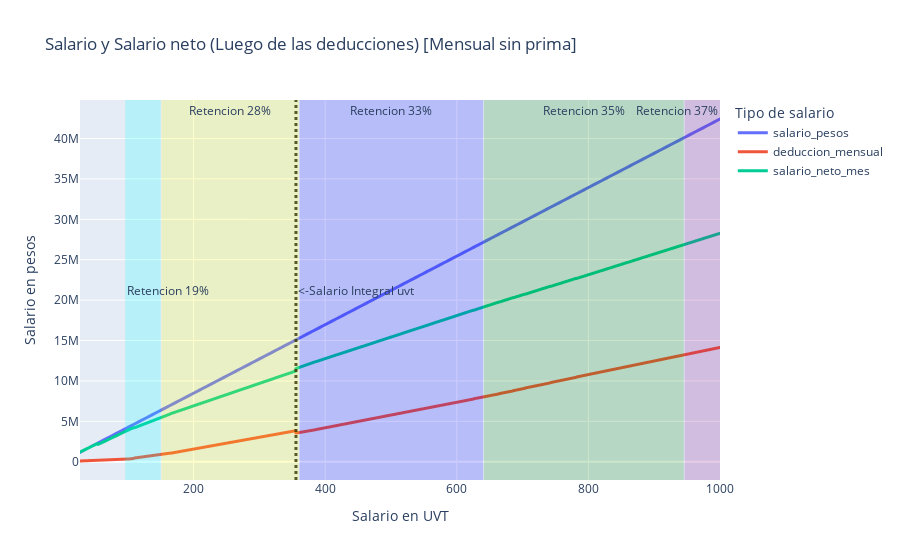

This figure's notebook cell:
### Code cell
# grafiar salario_pesos, salario_neto vs n_uvt en plotly
fig = px.line(salario_col, x='n_uvt', y=['salario_pesos',
                                         'deduccion_mensual',
                                         'salario_neto_mes',],
              title='Salario y Salario neto (Luego de las deducciones)'
                    ' [Mensual sin prima]',
              labels={'n_uvt': 'Salario en UVT',
                      'value': 'Salario en pesos',
                      'variable': 'Tipo de salario'})
fig.update_traces(line=dict(width=3))

#linea vertical en salario integral alpha=0.5
fig.add_vline(x=salario_inte_uvt, line_width=3, line_dash="dot",
              line_color="black", opacity=0.8,
              annotation_text="<-Salario Integral uvt",
              annotation_position="right")

#area entre n_uvt = 96 y n_uvt = 150
fig.add_vrect(x0=96, x1=150, line_width=0, fillcolor="cyan", opacity=0.2,
              annotation_text="Retencion 19%", annotation_position="left")

#area entre n_uvt = 151 y n_uvt = 360
fig.add_vrect(x0=151, x1=360, line_width=0, fillcolor="yellow", opacity=0.2,
              annotation_text="Retencion 28%", annotation_position="top")
#area entre n_uvt = 361 y n_uvt = 640
fig.add_vrect(x0=361, x1=640, line_width=0, fillcolor="blue", opacity=0.2,
              annotation_text="Retencion 33%", annotation_position="top")
#area entre n_uvt = 641 y n_uvt = 945
fig.add_vrect(x0=641, x1=945, line_width=0, fillcolor="green", opacity=0.2,
              annotation_text="Retencion 35%", annotation_position="top")
#area entre n_uvt = 946 y n_uvt = 1000
fig.add_vrect(x0=946, x1=1000, line_width=0, fillcolor="purple", opacity=0.2,
              annotation_text="Retencion 37%")

fig.show()

### Figure 1 — Plotly figure (JSON) as saved in the notebook; plotly's stock layout.template omitted (floating-point values rounded to 4 significant figures; data arrays with more than 128 entries replaced by an {"elided": "..."} marker saying what was removed)
{"data": [{"hovertemplate": "Tipo de salario=salario_pesos<br>Salario en UVT=%{x}<br>Salario en pesos=%{y}<extra></extra>", "legendgroup": "salario_pesos", "line": {"color": "#636efa", "dash": "solid", "width": 3}, "marker": {"symbol": "circle"}, "mode": "lines", "name": "salario_pesos", "showlegend": true, "type": "scattergl", "x": {"elided": "975 float values"}, "xaxis": "x", "y": {"elided": "975 int values"}, "yaxis": "y"}, {"hovertemplate": "Tipo de salario=deduccion_mensual<br>Salario en UVT=%{x}<br>Salario en pesos=%{y}<extra></extra>", "legendgroup": "deduccion_mensual", "line": {"color": "#EF553B", "dash": "solid", "width": 3}, "marker": {"symbol": "circle"}, "mode": "lines", "name": "deduccion_mensual", "showlegend": true, "type": "scattergl", "x": {"elided": "975 float values"}, "xaxis": "x", "y": {"elided": "975 float values"}, "yaxis": "y"}, {"hovertemplate": "Tipo de salario=salario_neto_mes<br>Salario en UVT=%{x}<br>Salario en pesos=%{y}<extra></extra>", "legendgroup": "salario_neto_mes", "line": {"color": "#00cc96", "dash": "solid", "width": 3}, "marker": {"symbol": "circle"}, "mode": "lines", "name": "salario_neto_mes", "showlegend": true, "type": "scattergl", "x": {"elided": "975 float values"}, "xaxis": "x", "y": {"elided": "975 float values"}, "yaxis": "y"}], "layout": {"annotations": [{"showarrow": false, "text": "<-Salario Integral uvt", "x": 355.6, "xanchor": "left", "xref": "x", "y": 0.5, "yanchor": "middle", "yref": "y domain"}, {"showarrow": false, "text": "Retencion 19%", "x": 96, "xanchor": "left", "xref": "x", "y": 0.5, "yanchor": "middle", "yref": "y domain"}, {"showarrow": false, "text": "Retencion 28%", "x": 255.5, "xanchor": "center", "xref": "x", "y": 1, "yanchor": "top", "yref": "y domain"}, {"showarrow": false, "text": "Retencion 33%", "x": 500.5, "xanchor": "center", "xref": "x", "y": 1, "yanchor": "top", "yref": "y domain"}, {"showarrow": false, "text": "Retencion 35%", "x": 793, "xanchor": "center", "xref": "x", "y": 1, "yanchor": "top", "yref": "y domain"}, {"showarrow": false, "text": "Retencion 37%", "x": 1000, "xanchor": "right", "xref": "x", "y": 1, "yanchor": "top", "yref": "y domain"}], "legend": {"title": {"text": "Tipo de salario"}, "tracegroupgap": 0}, "shapes": [{"line": {"color": "black", "dash": "dot", "width": 3}, "opacity": 0.8, "type": "line", "x0": 355.6, "x1": 355.6, "xref": "x", "y0": 0, "y1": 1, "yref": "y domain"}, {"fillcolor": "cyan", "line": {"width": 0}, "opacity": 0.2, "type": "rect", "x0": 96, "x1": 150, "xref": "x", "y0": 0, "y1": 1, "yref": "y domain"}, {"fillcolor": "yellow", "line": {"width": 0}, "opacity": 0.2, "type": "rect", "x0": 151, "x1": 360, "xref": "x", "y0": 0, "y1": 1, "yref": "y domain"}, {"fillcolor": "blue", "line": {"width": 0}, "opacity": 0.2, "type": "rect", "x0": 361, "x1": 640, "xref": "x", "y0": 0, "y1": 1, "yref": "y domain"}, {"fillcolor": "green", "line": {"width": 0}, "opacity": 0.2, "type": "rect", "x0": 641, "x1": 945, "xref": "x", "y0": 0, "y1": 1, "yref": "y domain"}, {"fillcolor": "purple", "line": {"width": 0}, "opacity": 0.2, "type": "rect", "x0": 946, "x1": 1000, "xref": "x", "y0": 0, "y1": 1, "yref": "y domain"}], "title": {"text": "Salario y Salario neto (Luego de las deducciones) [Mensual sin prima]"}, "xaxis": {"anchor": "y", "domain": [0, 1], "title": {"text": "Salario en UVT"}}, "yaxis": {"anchor": "x", "domain": [0, 1], "title": {"text": "Salario en pesos"}}}}
